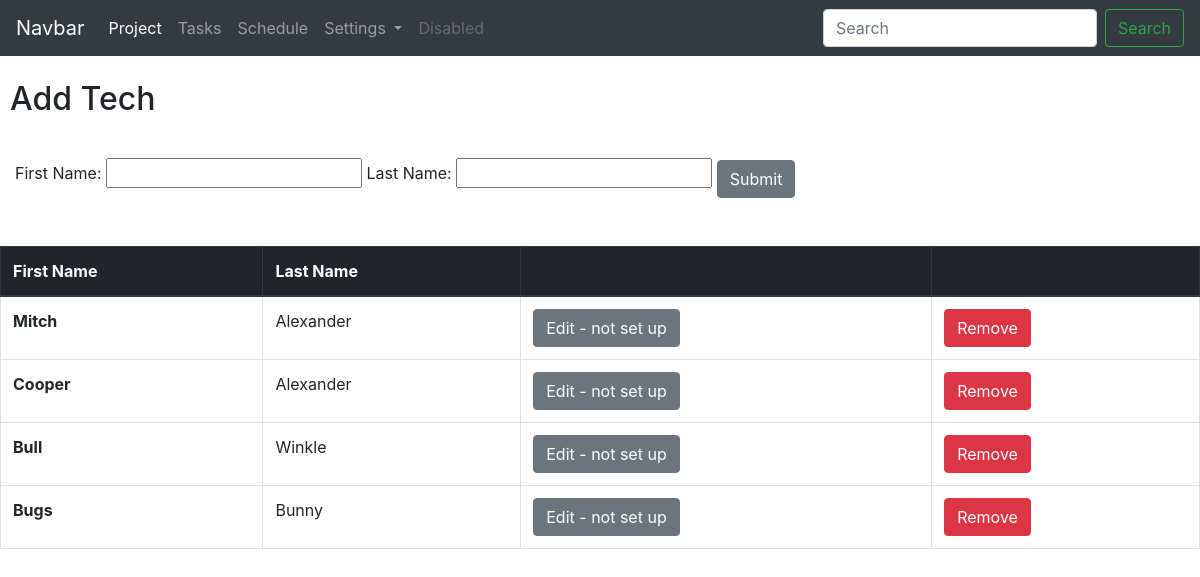
The page /technician_list on the database as committed earlier.
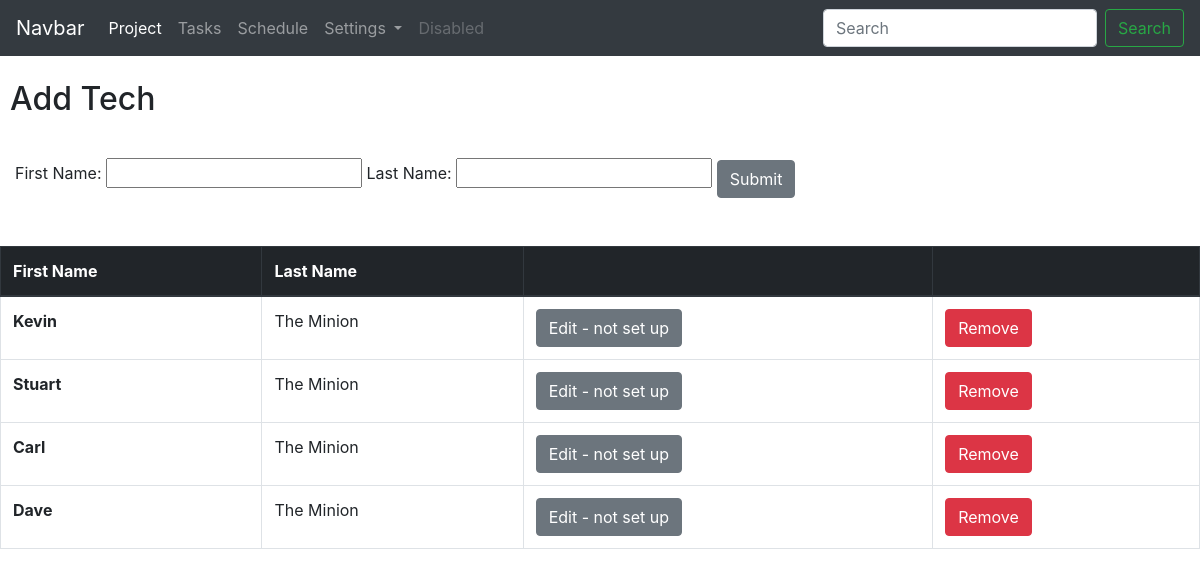
The same page on the database as committed later.
### project/models.py (models this page shows, shortened)
class Technician(models.Model):
    first_name = models.CharField(max_length=50)
    last_name = models.CharField(max_length=70)
    email_address = models.CharField(max_length=250, blank=True)
    technician_concat_name = models.CharField(max_length=100, blank=True)

### project/views.py (the view)
# urls.py: path('technician_list', views.technician_list, name='technician_list'),
def technician_list(request):
    tech_list = Technician.objects.all()
    import requests
    import json
    if request.method == "POST":
        form = AddTechnician(request.POST)
        if form.is_valid():
            form.save()
            return HttpResponseRedirect('technician_list')
    else:
        form = AddTechnician
    context = {
        'tech_list': tech_list,
        'form': form,
    }
    return render(request, 'project/technician_list.html', context)

### templates/project/technician_list.html (shortened to what this page needs)
{% extends 'base.html' %}
{% load static %}
{% block css_files %}
        <link rel="stylesheet" href="{% static "project/project.css" %}">
  {% endblock %}
{% block content %}
<br/>
<h2>Add Tech</h2>
<br/>
    <form class="form_add" action="" method="POST">
        {{ form }}
        <input id="form_submit" type="submit" value="Submit" class="btn btn-secondary">
    </form>
<br/>
<br/>
<table class="table table-bordered table-hover">
    <thead class="thead-dark">
    <tr>
        <th scope="col">First Name</th>
        <th scope="col">Last Name</th>
        <th scope="col"></th>
        <th scope="col"></th>
    </tr>
    </thead>
    <tbody>
{% if tech_list %}
    {% for tech in tech_list %}
        <tr>
            <th scope="row">{{tech.first_name}}</th>
            <td>{{tech.last_name}}</td>
            <td><a href="#" class="btn btn-secondary">Edit - not set up</a></td>
            <td><a href="{% url 'project_app:delete_technician' tech.id %}" class="btn btn-danger">Remove</a></td>
        </tr>
    {% endfor %}
{% endif %}
    </tbody>
</table>
{% endblock %}

### templates/base.html (shortened to what this page needs)
{% load static %}
<!DOCTYPE html>
<html lang="en">
<head>
    <link rel="stylesheet" href="https://cdn.jsdelivr.net/npm/bootstrap@4.0.0/dist/css/bootstrap.min.css">
    <link rel="stylesheet" href="{% static 'styles.css' %}">
    {% block css_files %}
    {% endblock %}
</head>
<body>
{% include 'header.html' %}
{% block content %}
{% endblock %}
</body>
</html>

### templates/header.html (shortened to what this page needs)
<nav class="navbar navbar-expand-lg navbar-dark bg-dark">
  <a class="navbar-brand" href="{% url 'home_app:index' %}">Navbar</a>
  <div class="collapse navbar-collapse" id="navbarSupportedContent">
    <ul class="navbar-nav mr-auto">
      <li class="nav-item active">
        <a class="nav-link" href="{% url 'project_app:project_home_page' %}">Project <span class="sr-only">(current)</span></a>
      </li>
      <li class="nav-item">
        <a class="nav-link" href="{% url 'project_app:task_home_page' %}">Tasks</a>
      </li>
      <li class="nav-item">
        <a class="nav-link" href="{% url 'schedule_app:schedule_home' %}">Schedule</a>
      </li>
      <li class="nav-item dropdown">
        <a class="nav-link dropdown-toggle" href="#" id="navbarDropdown" role="button" data-toggle="dropdown" aria-haspopup="true" aria-expanded="false">
          Settings
        </a>
      </li>
      <li class="nav-item">
        <a class="nav-link disabled" href="#">Disabled</a>
      </li>
    </ul>
    <form class="form-inline my-2 my-lg-0">
      <input class="form-control mr-sm-2" type="search" placeholder="Search" aria-label="Search">
      <button class="btn btn-outline-success my-2 my-sm-0" type="submit">Search</button>
    </form>
  </div>
</nav>

### static/project/project.css (style rules this page uses)
.form_add { padding-right: 15px; margin-left: 15px; width: 75%; }
h2 { margin-left: 10px; }
#form_submit { margin-top: 10px; }

Rows that differ between the two databases and show on the page:
removed Technician: first_name "Mitch", last_name "Alexander"
removed Technician: first_name "Cooper", last_name "Alexander"
removed Technician: first_name "Bull", last_name "Winkle"
removed Technician: first_name "Bugs", last_name "Bunny"
added Technician: first_name "Kevin", last_name "The Minion"
added Technician: first_name "Stuart", last_name "The Minion"
added Technician: first_name "Carl", last_name "The Minion"
added Technician: first_name "Dave", last_name "The Minion"
